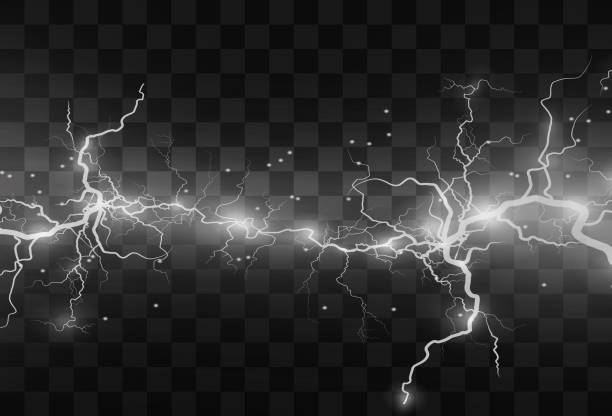
#> input picture ml/13.jpg, 612 x 416 px, found by its file name
$ jupyter execute --allow-errors Untitled.ipynb
#> lines starting #> are read from the running program, lines starting #| are printed output that depends on the picture
[cell 1]
import cv2
import numpy as np
import matplotlib.pyplot as plt
#Load image
img1=cv2.imread('13.jpg')
#> img1 is the input picture: shape (416, 612, 3); mean B, G, R 50.8, 50.8, 50.8
# img= cv2.cvtColor(img, cv2.COLOR_BGR2GRAY)
# i1= cv2.bitwise_not(img1)
k1=np.ones((3,3), np.uint8)
#Erosion
erosion=cv2.erode(img1,k1,iterations=1)
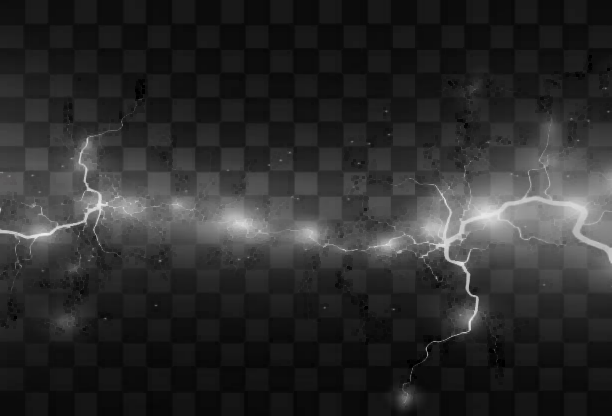
#> erosion: shape (416, 612, 3); mean B, G, R 44.5, 44.5, 44.5
#Dilation
dilation=cv2.dilate(img1,k1, iterations=1)
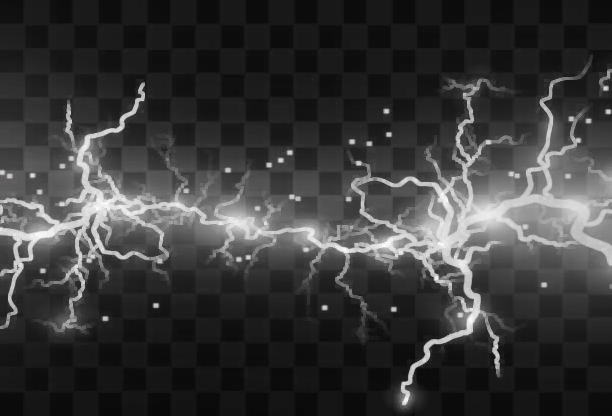
#> dilation: shape (416, 612, 3); mean B, G, R 58.3, 58.3, 58.3
# [4 lines of commented-out code are left out]
cv2.imshow('Source', img1)
cv2.imshow('Erosion', erosion)
cv2.imshow('Dialtion', dilation)
cv2.waitKey(0)
#> (the rest of this cell did not finish here and is left out)

$ run again, with ml/11.jpg copied over ml/13.jpg
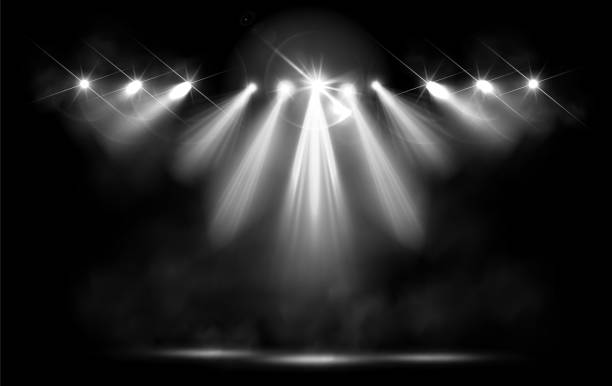
#> input picture ml/11.jpg, 612 x 386 px, found by its file name
#> img1 is the input picture: shape (386, 612, 3); min 0, max 255, mean 38.6
#> `erosion=cv2.erode(img1,k1,iterations=1)`:
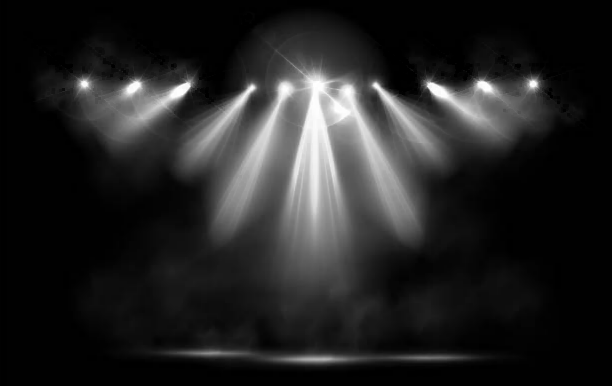
#> erosion: shape (386, 612, 3); min 0, max 255, mean 35.4
#> `dilation=cv2.dilate(img1,k1, iterations=1)`:
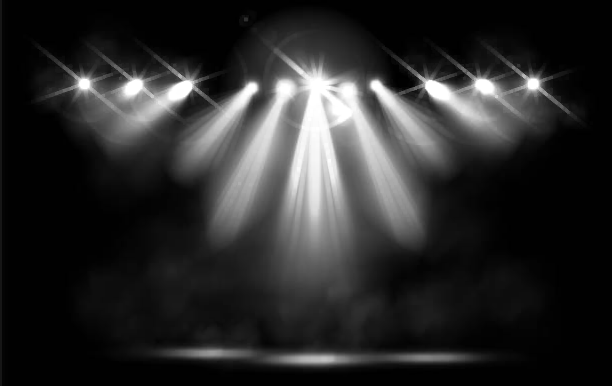
#> dilation: shape (386, 612, 3); min 0, max 255, mean 42.1

$ run again, with ml/12.jpg copied over ml/13.jpg
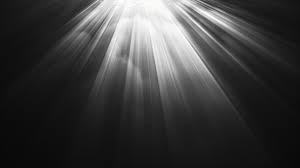
#> input picture ml/12.jpg, 300 x 168 px, found by its file name
#> img1 is the input picture: shape (168, 300, 3); mean B, G, R 60, 60, 60
#> `erosion=cv2.erode(img1,k1,iterations=1)`:
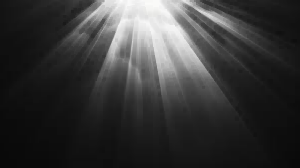
#> erosion: shape (168, 300, 3); mean B, G, R 55.2, 55.2, 55.2
#> `dilation=cv2.dilate(img1,k1, iterations=1)`:
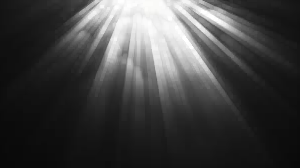
#> dilation: shape (168, 300, 3); mean B, G, R 65, 65.1, 65.1
